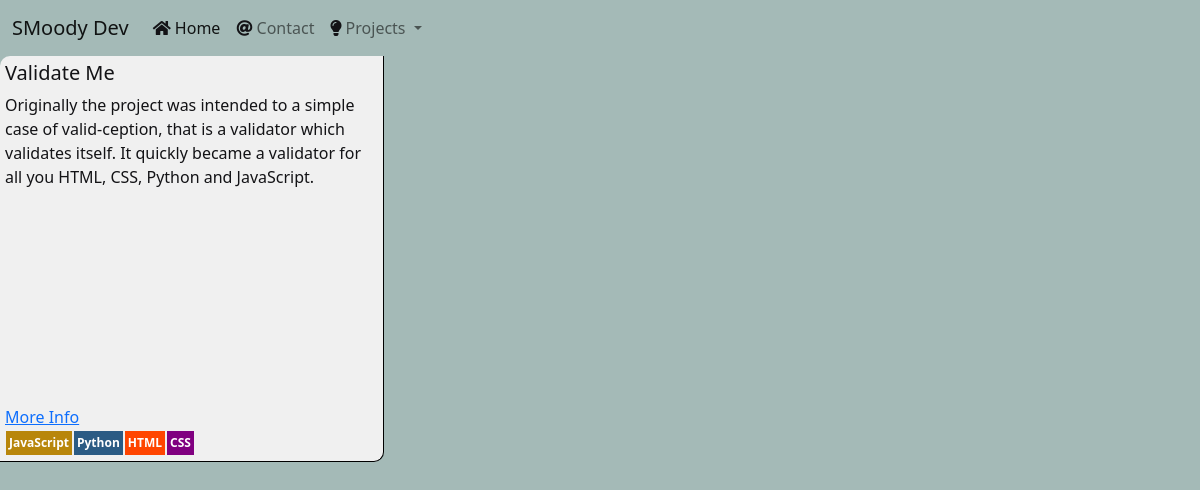
The app's page /projects/?categories=lunch-time-projects with its own data.
### projects/models.py (models this page shows, shortened)
class Project(models.Model):
    categories = models.ManyToManyField('Category', blank=True)
    name = models.CharField(max_length=254)
    description = models.TextField()
    languages = models.ManyToManyField("Language")
    rating = models.DecimalField(max_digits=6, decimal_places=2, null=True, blank=True)
    source_link = models.URLField(blank=True)
    deployment_link = models.URLField(blank=True)
    other_link = models.URLField(blank=True)
    recommended = models.BooleanField(default=False)
    image = models.ImageField(null=True, blank=True, upload_to="images")

class Language(models.Model):
    name = models.CharField(max_length=254)
    url_safe = models.CharField(max_length=254, blank=True, null=True)
    def __str__(self):
        return self.name

### projects/views.py (the view)
# urls.py: path("", all_projects, name="all_projects"),
def all_projects(request):
    category = language = None
    projects = Project.objects.all()
    if request.GET:
        if "categories" in request.GET:
            categories = request.GET["categories"].split(',')
            projects = projects.filter(categories__url_safe__in=categories)
    return render(request, "all_projects.html", {"projects":projects})

### projects/templates/all_projects.html (shortened to what this page needs)
{% extends "base.html" %}
{% load static %}
{% block content %}
<div class="row">
    {% for project in projects %}
    <div class="col-12 col-sm-6 col-md-4">
        <div class="project-card">
            <h5>{{ project.name }}</h5>
            <p>{{ project.description }}</p>
            <div
                style="margin: 0 auto; width: 200px; height: 200px; background-image: url('{% static project.image %}'); background-size: contain;">
            </div>
            <div>
                <a href="{% url 'project' pid=project.id %}">
                    More Info
                </a>
            </div>
            <div>{% for l in project.languages.all %}<div class="lang-plate {{ l|lower }}">{{ l }}</div>{% endfor %}
            </div>
        </div>
    </div>
    {% endfor %}
</div>
{% endblock %}

### static/css/style.css (style rules this page uses)
* { color: #131316; }
body { background-color: #A4BAB7; }
.lang-plate { font-size: 12px; padding: 3px; color: white; margin: 1px; font-weight: 700; display: inline-block; }
.html { background-color: orangered; }
.css { background-color: purple; }
.javascript { background-color: darkgoldenrod; }
.python { background-color: #2b5b84; }
.project-card { border-right: solid black 1px; border-bottom: solid black 1px; border-bottom-right-radius: 10px; border-top-left-radius: 10px; padding: 5px; background-color: rgb(240,240,240); height: 100%; }

### records on screen
Project: name "Validate Me", description "Originally the project was intended to a simple case of valid-ception, that is a validator which validates itself. It quickly became a validator for all you HTML, CSS, Python and JavaScript."
Language: name "JavaScript"
Language: name "Python"
Language: name "HTML"
Language: name "CSS"
